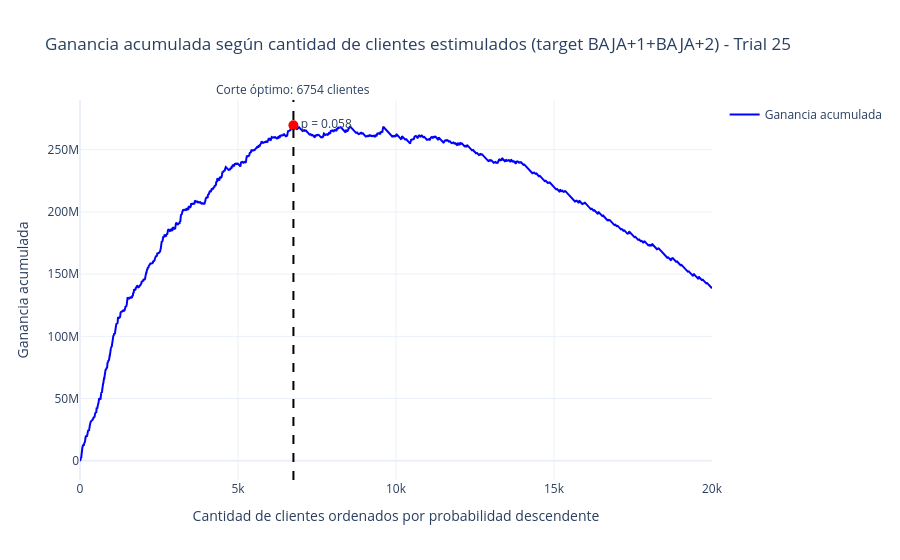

Here is the notebook cell this chart was saved with:
### Markdown cell above
**Curva de Ganancia Acumulada en Mayo (Target BAJA+1+BAJA+2, Trial 25 (OptimValid AbrilJunio), una semilla)**

### Code cell
import plotly.graph_objects as go

# Ordena los clientes de mayo de mayor a menor probabilidad del modelo fusionado
orden2 = np.argsort(y_pred_baja1_2)[::-1]
# Resultado real de cada cliente en ese orden. Se usa y_test_binaria (solo BAJA+2), no y_test_binaria2, para medir con la ganancia real
ganancia_ordenada2 = np.where(y_test_binaria.values == 1, ganancia_acierto, -costo_estimulo)[orden2]
# Ganancia acumulada: lo que se gana si se estimulan los primeros 1, 2, 3... clientes
ganancia_acumulada2 = np.cumsum(ganancia_ordenada2)

# Mejor corte: el N donde la ganancia acumulada llega a su máximo (+1 porque argmax empieza en 0)
mejor_corte2 = np.argmax(ganancia_acumulada2) + 1
mejor_ganancia2 = ganancia_acumulada2[mejor_corte2 - 1]
# Probabilidad del último cliente que entra en ese corte (en el fusionado la escala es más alta que en el BAJA+2 solo)
p_corte2 = y_pred_baja1_2[orden2][mejor_corte2 - 1]

limite = 20000  # cuantos clientes mostrar en el eje x

fig = go.Figure()

# Curva de ganancia acumulada, hasta el límite del eje
fig.add_trace(go.Scatter(
    x=list(range(1, limite + 1)), y=ganancia_acumulada2[:limite],
    mode='lines', name='Ganancia acumulada', line=dict(color='blue')
))

# Línea vertical punteada en el corte óptimo
fig.add_vline(
    x=mejor_corte2, line_dash='dash', line_color='black',
    annotation_text=f'Corte óptimo: {mejor_corte2} clientes',
    annotation_position='top'
)

# Punto rojo en el máximo, con la probabilidad de corte al lado
fig.add_trace(go.Scatter(
    x=[mejor_corte2], y=[mejor_ganancia2],
    mode='markers+text', marker=dict(color='red', size=10),
    text=[f'p = {p_corte2:.3f}'], textposition='middle right',
    showlegend=False
))

fig.update_layout(
    title='Ganancia acumulada según cantidad de clientes estimulados (target BAJA+1+BAJA+2) - Trial 25',
    xaxis_title='Cantidad de clientes ordenados por probabilidad descendente',
    yaxis_title='Ganancia acumulada',
    xaxis_range=[0, limite],
    template='plotly_white'
)

fig.show()

print(f"Máxima ganancia: {mejor_ganancia2:.2f} en el corte {mejor_corte2}, con probabilidad de corte p = {p_corte2:.4f}")

### Figure 1 — Plotly figure (JSON) as saved in the notebook; plotly's stock layout.template omitted (floating-point values rounded to 4 significant figures; data arrays with more than 128 entries replaced by an {"elided": "..."} marker saying what was removed)
{"data": [{"line": {"color": "blue"}, "mode": "lines", "name": "Ganancia acumulada", "type": "scatter", "x": {"elided": "20000 int values"}, "y": {"elided": "20000 int values"}}, {"marker": {"color": "red", "size": 10}, "mode": "markers+text", "showlegend": false, "text": ["p = 0.058"], "textposition": "middle right", "type": "scatter", "x": [6754], "y": [269665000]}], "layout": {"annotations": [{"showarrow": false, "text": "Corte óptimo: 6754 clientes", "x": 6754, "xanchor": "center", "xref": "x", "y": 1, "yanchor": "bottom", "yref": "y domain"}], "shapes": [{"line": {"color": "black", "dash": "dash"}, "type": "line", "x0": 6754, "x1": 6754, "xref": "x", "y0": 0, "y1": 1, "yref": "y domain"}], "title": {"text": "Ganancia acumulada según cantidad de clientes estimulados (target BAJA+1+BAJA+2) - Trial 25"}, "xaxis": {"range": [0, 20000], "title": {"text": "Cantidad de clientes ordenados por probabilidad descendente"}}, "yaxis": {"title": {"text": "Ganancia acumulada"}}}}
